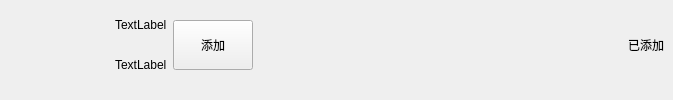
<?xml version="1.0" encoding="UTF-8"?>
<ui version="4.0">
 <class>ApplyFriendItem</class>
 <widget class="QWidget" name="ApplyFriendItem">
  <property name="geometry">
   <rect>
    <x>0</x>
    <y>0</y>
    <width>673</width>
    <height>100</height>
   </rect>
  </property>
  <property name="minimumSize">
   <size>
    <width>0</width>
    <height>100</height>
   </size>
  </property>
  <property name="maximumSize">
   <size>
    <width>16777215</width>
    <height>100</height>
   </size>
  </property>
  <property name="windowTitle">
   <string>Form</string>
  </property>
  <layout class="QHBoxLayout" name="horizontalLayout">
   <property name="leftMargin">
    <number>0</number>
   </property>
   <property name="topMargin">
    <number>0</number>
   </property>
   <property name="rightMargin">
    <number>0</number>
   </property>
   <property name="bottomMargin">
    <number>0</number>
   </property>
   <item>
    <spacer name="horizontalSpacer">
     <property name="orientation">
      <enum>Qt::Horizontal</enum>
     </property>
     <property name="sizeType">
      <enum>QSizePolicy::Fixed</enum>
     </property>
     <property name="sizeHint" stdset="0">
      <size>
       <width>50</width>
       <height>20</height>
      </size>
     </property>
    </spacer>
   </item>
   <item>
    <widget class="QLabel" name="icon_lb">
     <property name="minimumSize">
      <size>
       <width>50</width>
       <height>50</height>
      </size>
     </property>
     <property name="maximumSize">
      <size>
       <width>50</width>
       <height>50</height>
      </size>
     </property>
     <property name="text">
      <string/>
     </property>
    </widget>
   </item>
   <item>
    <widget class="QWidget" name="widget" native="true">
     <property name="sizePolicy">
      <sizepolicy hsizetype="Preferred" vsizetype="Preferred">
       <horstretch>1</horstretch>
       <verstretch>0</verstretch>
      </sizepolicy>
     </property>
     <property name="minimumSize">
      <size>
       <width>2</width>
       <height>100</height>
      </size>
     </property>
     <property name="maximumSize">
      <size>
       <width>16777215</width>
       <height>100</height>
      </size>
     </property>
     <layout class="QHBoxLayout" name="horizontalLayout_3">
      <property name="spacing">
       <number>6</number>
      </property>
      <property name="topMargin">
       <number>0</number>
      </property>
      <property name="rightMargin">
       <number>9</number>
      </property>
      <property name="bottomMargin">
       <number>9</number>
      </property>
      <item>
       <widget class="QWidget" name="widget_2" native="true">
        <layout class="QVBoxLayout" name="verticalLayout">
         <property name="spacing">
          <number>0</number>
         </property>
         <property name="leftMargin">
          <number>0</number>
         </property>
         <property name="topMargin">
          <number>0</number>
         </property>
         <property name="rightMargin">
          <number>0</number>
         </property>
         <property name="bottomMargin">
          <number>0</number>
         </property>
         <item>
          <widget class="QLabel" name="user_name_lb">
           <property name="maximumSize">
            <size>
             <width>16777215</width>
             <height>30</height>
            </size>
           </property>
           <property name="text">
            <string>TextLabel</string>
           </property>
          </widget>
         </item>
         <item>
          <widget class="QLabel" name="user_chat_lb">
           <property name="maximumSize">
            <size>
             <width>16777215</width>
             <height>30</height>
            </size>
           </property>
           <property name="text">
            <string>TextLabel</string>
           </property>
          </widget>
         </item>
        </layout>
       </widget>
      </item>
      <item>
       <widget class="ClickedBtn" name="addBtn">
        <property name="minimumSize">
         <size>
          <width>0</width>
          <height>50</height>
         </size>
        </property>
        <property name="text">
         <string>添加</string>
        </property>
       </widget>
      </item>
      <item>
       <spacer name="horizontalSpacer_2">
        <property name="orientation">
         <enum>Qt::Horizontal</enum>
        </property>
        <property name="sizeType">
         <enum>QSizePolicy::Expanding</enum>
        </property>
        <property name="sizeHint" stdset="0">
         <size>
          <width>40</width>
          <height>20</height>
         </size>
        </property>
       </spacer>
      </item>
      <item>
       <widget class="QLabel" name="already_add_lb">
        <property name="sizePolicy">
         <sizepolicy hsizetype="Fixed" vsizetype="Fixed">
          <horstretch>0</horstretch>
          <verstretch>0</verstretch>
         </sizepolicy>
        </property>
        <property name="text">
         <string>已添加</string>
        </property>
        <property name="alignment">
         <set>Qt::AlignCenter</set>
        </property>
       </widget>
      </item>
     </layout>
    </widget>
   </item>
  </layout>
 </widget>
 <customwidgets>
  <customwidget>
   <class>ClickedBtn</class>
   <extends>QPushButton</extends>
   <header location="global">clickedbtn.h</header>
  </customwidget>
 </customwidgets>
 <resources/>
 <connections/>
</ui>
